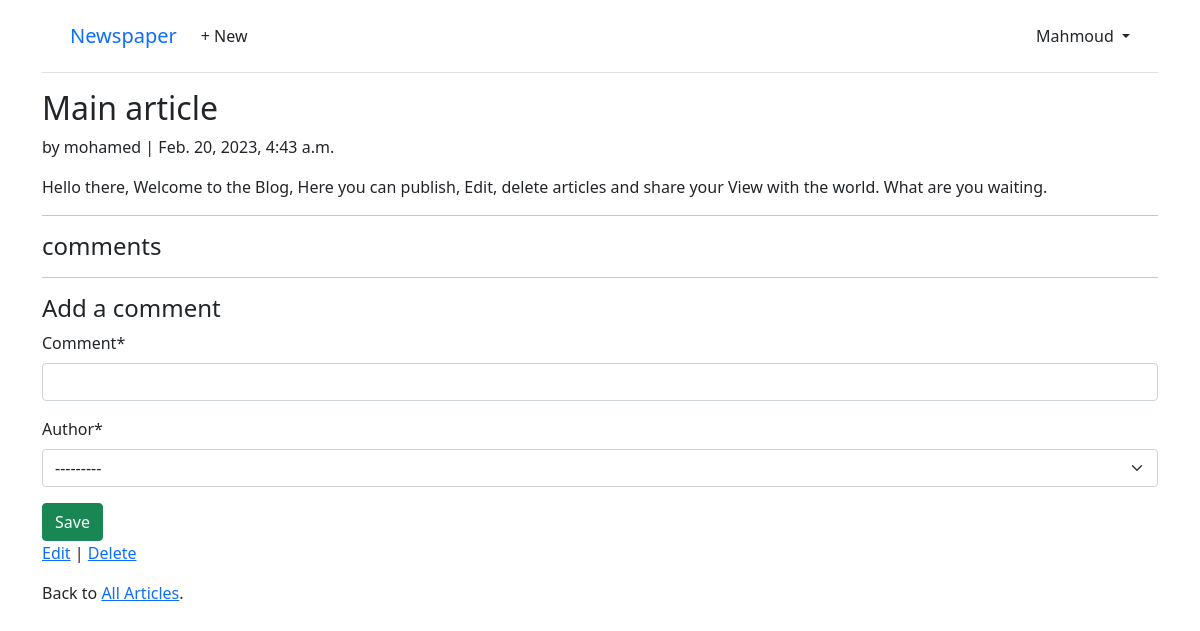
The page /articles/2 (signed in) on the database as committed earlier.
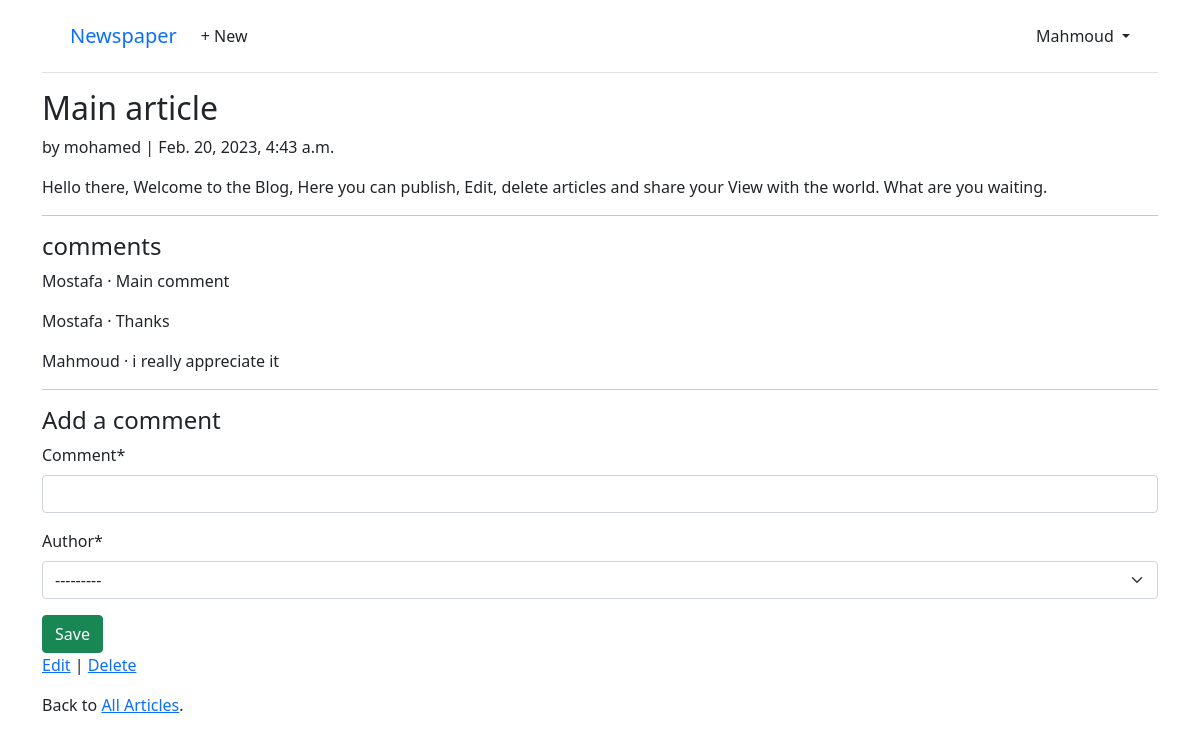
The same page on the database as committed later.
### articles/models.py (models this page shows, shortened)
class Comment(models.Model) :
    article = models.ForeignKey(Article,on_delete=models.CASCADE,related_name='comments')
    comment = models.CharField(max_length=140)
    author = models.ForeignKey(settings.AUTH_USER_MODEL,on_delete=models.CASCADE)
    def __str__(self) :
        return self.comment

### users/models.py (models this page shows)
class CustomUser (AbstractUser) :
    age = models.PositiveIntegerField(null=True,blank=True)
    number = models.CharField(null =False,blank=False,max_length=50,default='01127210144')

### articles/views.py (the view, shortened to what this page needs)
# urls.py: path("<int:pk>",ArticleDetailView.as_view(),name='article_detail'),
class ArticleDetailView(LoginRequiredMixin,View) :
    def get(self,request,*args,**kwargs) :
        view = CommentGet.as_view()
        return view(request,*args,**kwargs)

### articles/forms.py
class Comment_form(ModelForm) :
    class Meta :
        model = Comment
        fields = ('comment','author')

### articles/views.py (called while the page is built)
    def get_context_data(self, **kwargs) :
        context = super().get_context_data(**kwargs)
        context['form'] = Comment_form()
        return context

### templates/article_detail.html
{% extends "base.html" %}
{%load crispy_forms_tags%}
{% block content %}
<div class="article-entry">
<h2>{{ article.title }}</h2>
<p>by {{ article.author }} | {{ article.date }}</p>
<p>{{ article.body }}</p>
</div>
<hr>
<h4>comments </h4>
{%for comment in article.comments.all%}
<p>{{ comment.author }} &middot; {{ comment }}</p>
{% endfor %}
<hr>
<h4>Add a comment</h4>
    <form action="" method="post">{% csrf_token%}
        {{form|crispy}}
        <button class="btn btn-success ml-2" type="submit"> Save</button>
    </form>
<p><a href="{% url 'article_edit' article.pk %}">Edit</a> |
<a href="{% url 'article_delete' article.pk %}">Delete</a></p>
<p>Back to <a href="{% url 'article_list' %}">All Articles</a>.</p>
{% endblock content %}

Rows that differ between the two databases and show on the page:
added Comment: author "Mostafa", comment "Main comment"
added Comment: author "Mostafa", comment "Thanks"
added Comment: author "Mahmoud", comment "i really appreciate it"
